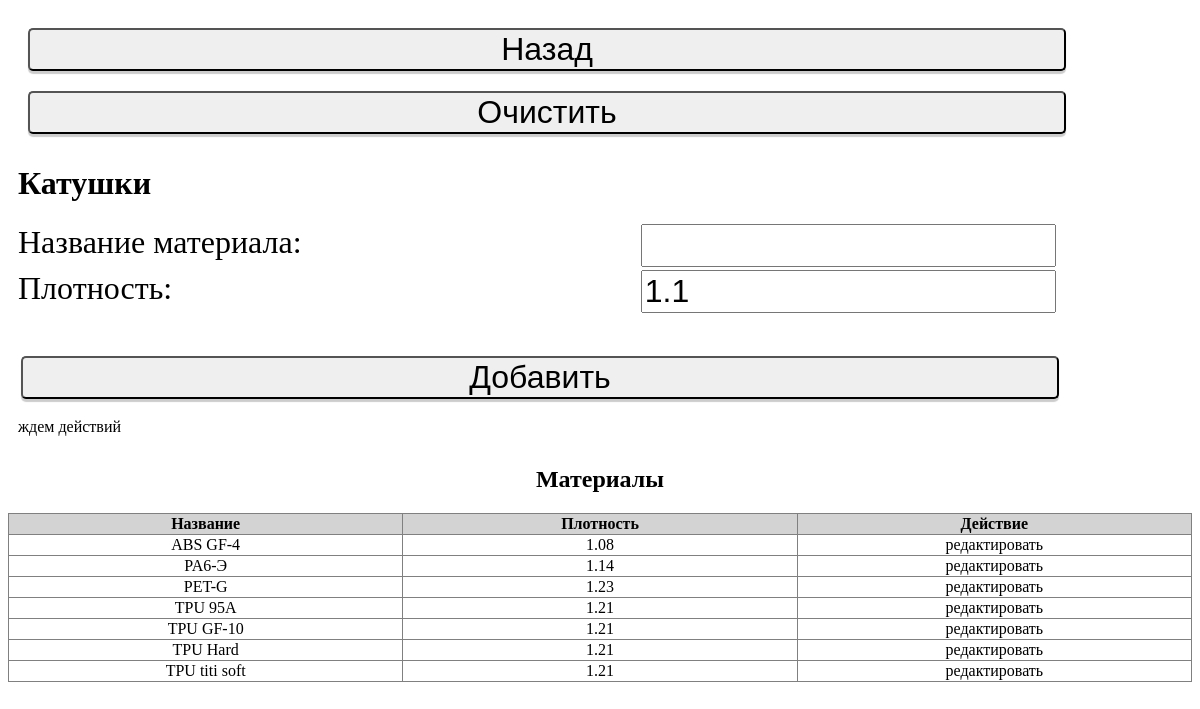
Before: /material_editor.php with the older database file.
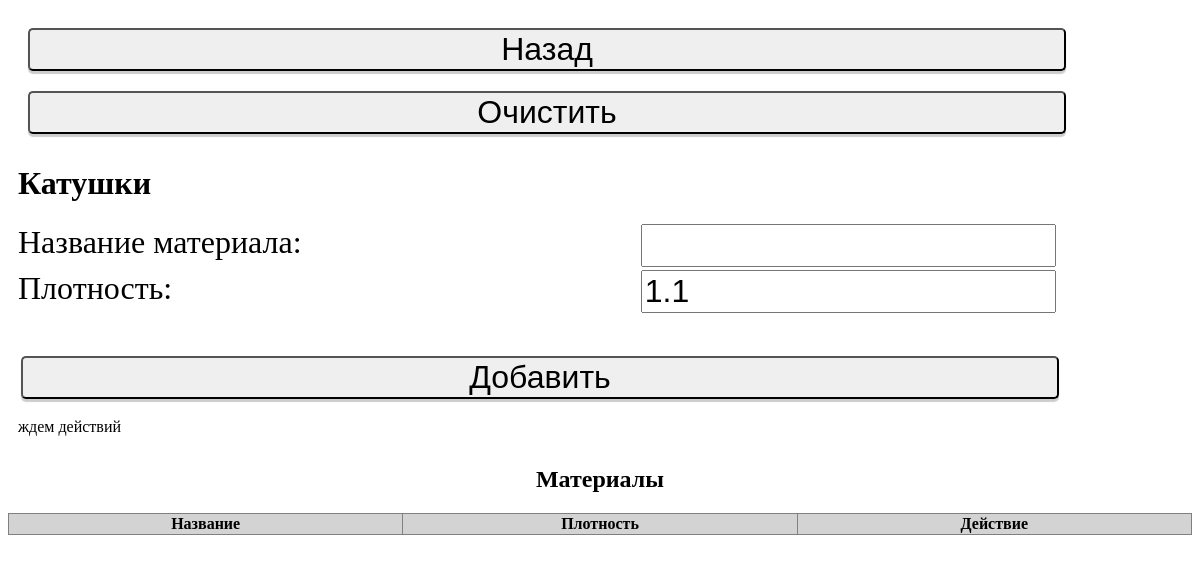
After: the same page with the newer database file.
### tables this page shows
CREATE TABLE 'materials' ('id' INTEGER PRIMARY KEY AUTOINCREMENT NOT NULL, 'name' TEXT NOT NULL, 'density' REAL NOT NULL, 'RetLen' INTEGER NOT NULL DEFAULT 0, 'RetSp' INTEGER NOT NULL DEFAULT 0, 'UnRetExtrLen' INTEGER NOT NULL DEFAULT 0, 'UnRetSp' INTEGER NOT NULL DEFAULT 0);

### functions.php (called while the page is built, shortened)
<?php
$fold = "/sm";
?>

### material_editor.php (the view, shortened to what this page needs)
<?php
include "header.php";
?>
<body>
<div class="main">
<a href="."><button>Назад</button></a><br>
<a href="<?=$fold.$_SERVER['PHP_SELF']?>"><button>Очистить</button></a><br>
<h1> Катушки</h1>
	 <form autocomplete="off" id="form" method="post" action="<?=$fold.$_SERVER['PHP_SELF']?>">
<div class="field">
  <label for="name">Название материала:</label>
	<input required type="text" name="name" id="name" size="30"><br>
</div>
<div class="field">
  <label for="density">Плотность:</label>
  <input required type="text" name="density" id="density" value="1.1"><br>
</div>
	<input class="button"  type="submit" id="button1" value="Добавить">
  </form>
<?php
if ( $_POST["id"] != "" and $_POST["delete"] != "on"){
$sql = $pdo->prepare("update materials SET name = :name, density = :density where id = :id ");
$sql->execute(array(
":id" => $_POST[id],
":name" => $_POST[name],
":density" => $_POST[density],
));
echo '<script>';
echo 'document.location.href = "'.$fold.$_SERVER['PHP_SELF'].'"';
echo '</script>';
}else{
  echo "ждем действий";
}
?>
</div>
    <table border="1">
      <caption><h2>Материалы</caption>
   <tr>
	<th>Название</th>
	<th>Плотность</th>
	<th>Действие</th>
    </tr>
<?php
$sql = $pdo->query('select id,name,density from materials order by name');
while ($row = $sql->fetch()){
echo '<tr class="center">';
echo '<td>'.$row[name].'</td>';
echo '<td>'.$row[density].'</td>';
echo '<td><a class="edit_button" href=material_editor.php?edit=1&id='.$row[id].'>редактировать</a></td>';
echo  '</tr>';
}
  echo '</table>';
include "footer.php";
?>

### header.php (shortened to what this page needs)
<html>
<head>
     <link rel="stylesheet" type="text/css" href="css/style.css">
</head>
<body>
<?php
require_once "functions.php";
?>

### footer.php
<br>
</body>
</html>

### css/style.css (style rules this page uses)
a { color: black; }
button { -webkit-border-radius: 5px; -moz-border-radius: 5px; border-radius: 5px; -webkit-box-shadow: 0px 3px 1px rgba(0, 0, 0, 0.2); -moz-box-shadow: 0px 3px 1px rgba(0, 0, 0, 0.2); width:100%; margin:10px; text-align: center; text-decoration: none; font-size : 2em; }
.button { -webkit-border-radius: 5px; -moz-border-radius: 5px; border-radius: 5px; -webkit-box-shadow: 0px 3px 1px rgba(0, 0, 0, 0.2); -moz-box-shadow: 0px 3px 1px rgba(0, 0, 0, 0.2); width:100%; margin:3px; font-size : 2em; }
table { width: 100%; border-collapse: collapse; border-spacing: 0; table-layout: fixed; text-align: right; padding: 10px; }
input { width: 40%; font-size: 2em; }
label { width: 40%; font-size: 2em; }
.main { padding: 10px; }
.field { clear:both; text-align:right; margin-top:3px; margin-bottom:3px; }
label { float:left; width: 420px; text-align: left }
.main { float:left }
th { text-align:center; background-color: lightgray; }
.edit_button { color: black; display: block; height: 100%; line-height: 100%; text-decoration: none; width: 100%; text-align: center; }
.center { text-align: center; }

Changed rows visible on the page:
removed materials: name "ABS GF-4", density "1.08"
removed materials: name "PA6-Э", density "1.14"
removed materials: name "PET-G", density "1.23"
removed materials: name "TPU 95A", density "1.21"
removed materials: name "TPU GF-10", density "1.21"
removed materials: name "TPU Hard", density "1.21"
removed materials: name "TPU titi soft", density "1.21"
